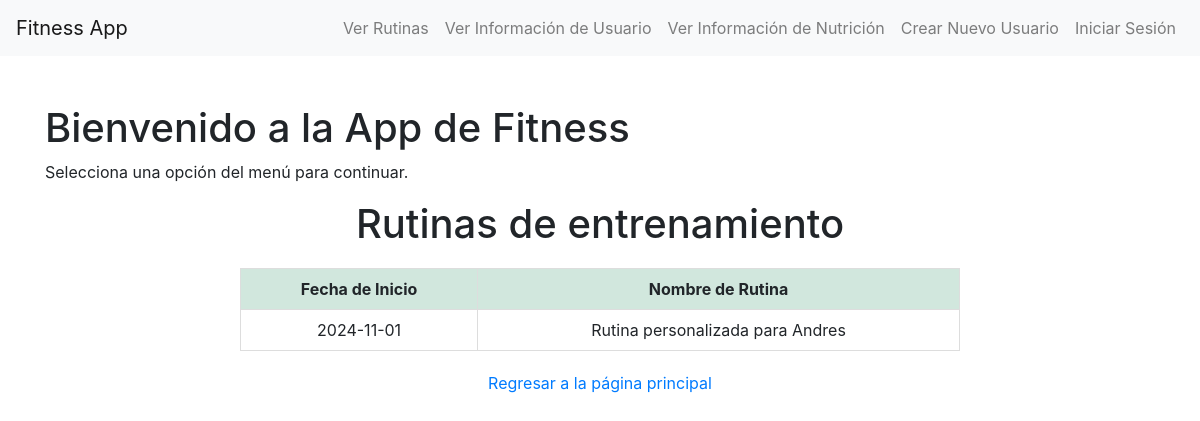
The page /rutinas/rutinas/ on the database its author committed.
### rutinas/models.py (models this page shows, shortened)
class Rutina(models.Model):
    usuario = models.ForeignKey(Usuario, on_delete=models.CASCADE)
    tipo = models.ForeignKey(TipoRutina, on_delete=models.CASCADE, null=True, blank=True)
    nombre_rutina = models.CharField(max_length=100)
    descripcion = models.TextField()
    fecha_inicio = models.DateField()

### rutinas/views.py (the view)
# urls.py: path('rutinas/', views.ver_rutinas, name='index'),  # Ruta para la vista principal de rutina path('agregar/', views.agregar_rutina, name='agregar_rutina'),
def ver_rutinas(request):
    rutinas = Rutina.objects.all()  # Obtén todas las rutinas de la base de datos
    return render(request, 'rutinas.html', {'rutinas': rutinas})

### rutinas/templates/rutinas.html (shortened to what this page needs)
{% extends 'index.html' %}
{% block content %}
<!DOCTYPE html>
<html>
<head>
</head>
<body>
    <div class="header">
        <h1>Rutinas de entrenamiento</h1>
    </div>
    <div class="routine-container">
        <table>
            <thead>
                <tr>
                    <th>Fecha de Inicio</th>
                    <th>Nombre de Rutina</th>
                </tr>
            </thead>
            <tbody>
                {% if rutinas %}
                    {% for rutina in rutinas %}
                    <tr>
                        <td>{{ rutina.fecha_inicio|date:"Y-m-d" }}</td>
                        <td>{{ rutina.nombre_rutina }}</td>
                    </tr>
                    {% endfor %}
                {% else %}
                    <tr>
                        <td colspan="2" class="no-data">No hay rutinas registradas.</td>
                    </tr>
                {% endif %}
            </tbody>
        </table>
    </div>
    <a href="{% url 'index' %}" style="display: block; text-align: center; margin-top: 20px;">Regresar a la página principal</a>
</body>
</html>
{% endblock %}

### rutinas/templates/rutinas.html (style rules this page uses)
.routine-container { display: flex; justify-content: center; margin-top: 20px; }
table { border-collapse: collapse; margin: 0 20px; width: 60%; }
th, td { border: 1px solid #ddd; padding: 8px; }
th { background-color: #d1e7dd; text-align: center; }
td { text-align: center; }
.header { font-size: 24px; margin-bottom: 20px; text-align: center; }

### rows shown on the page
Rutina: fecha_inicio "2024-11-01", nombre_rutina "Rutina personalizada para Andres"
